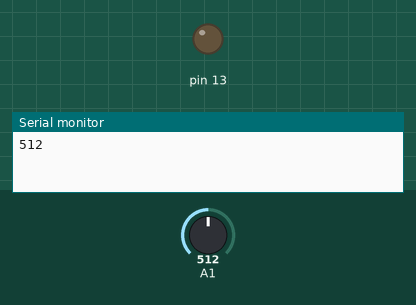
A sketch run on a simulated Arduino Uno, built with avr-gcc and run on an emulated ATmega328P. Parts: output pins drawn as LEDs (lit = HIGH), the last lines printed to the serial monitor. The test bench sets the inputs (shaded band); at power-on: A1 = 512.

Above: at 0.1 s.
At 1.1 s:
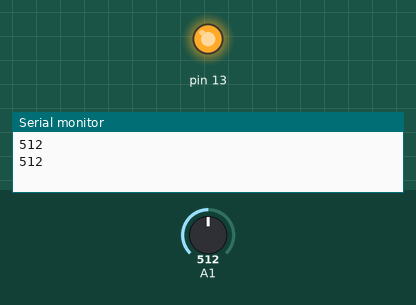
Timing chart, 0 to 2.6 s (numbered marks = the images above):
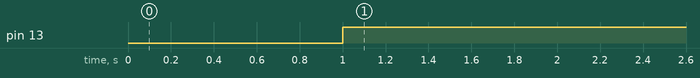

The sketch:

fan.ino
```cpp
int A;
void setup(){
  pinMode(13, OUTPUT);
  pinMode(A1,INPUT);
  Serial.begin(9600);
}

void loop(){
  A = analogRead(A1);
  Serial.println(A);
  delay(1000);

  if (A >= 160)
  {
    digitalWrite(13,1);
    }

  else if (A <= 145)
  {
    digitalWrite(13,0);
    }

  else
  {
    digitalWrite(13,0);
    }
}
```

Measured:
- by itself, pin 13: LOW → HIGH at 1.0 s
